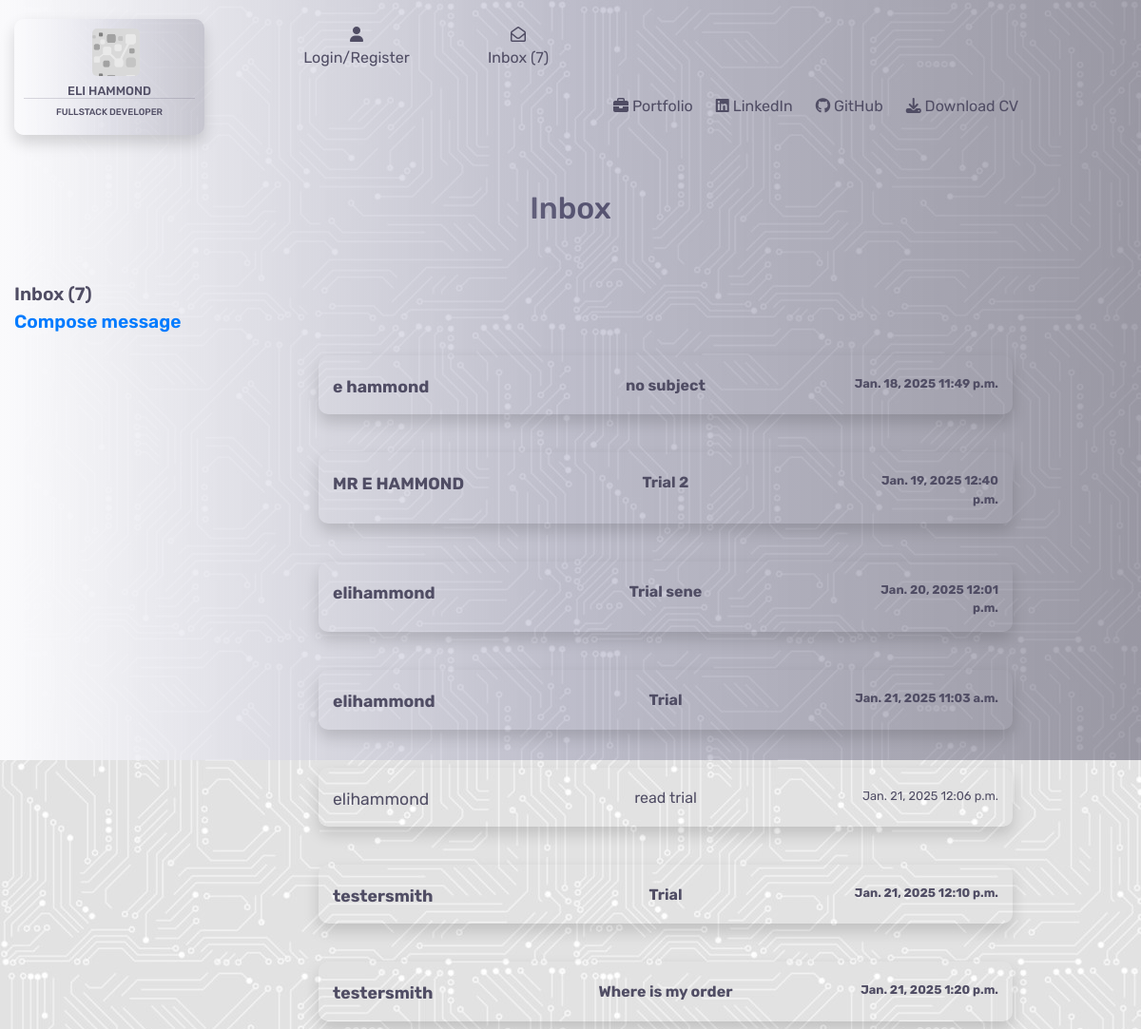
The page /contacts/ on the database as committed earlier.
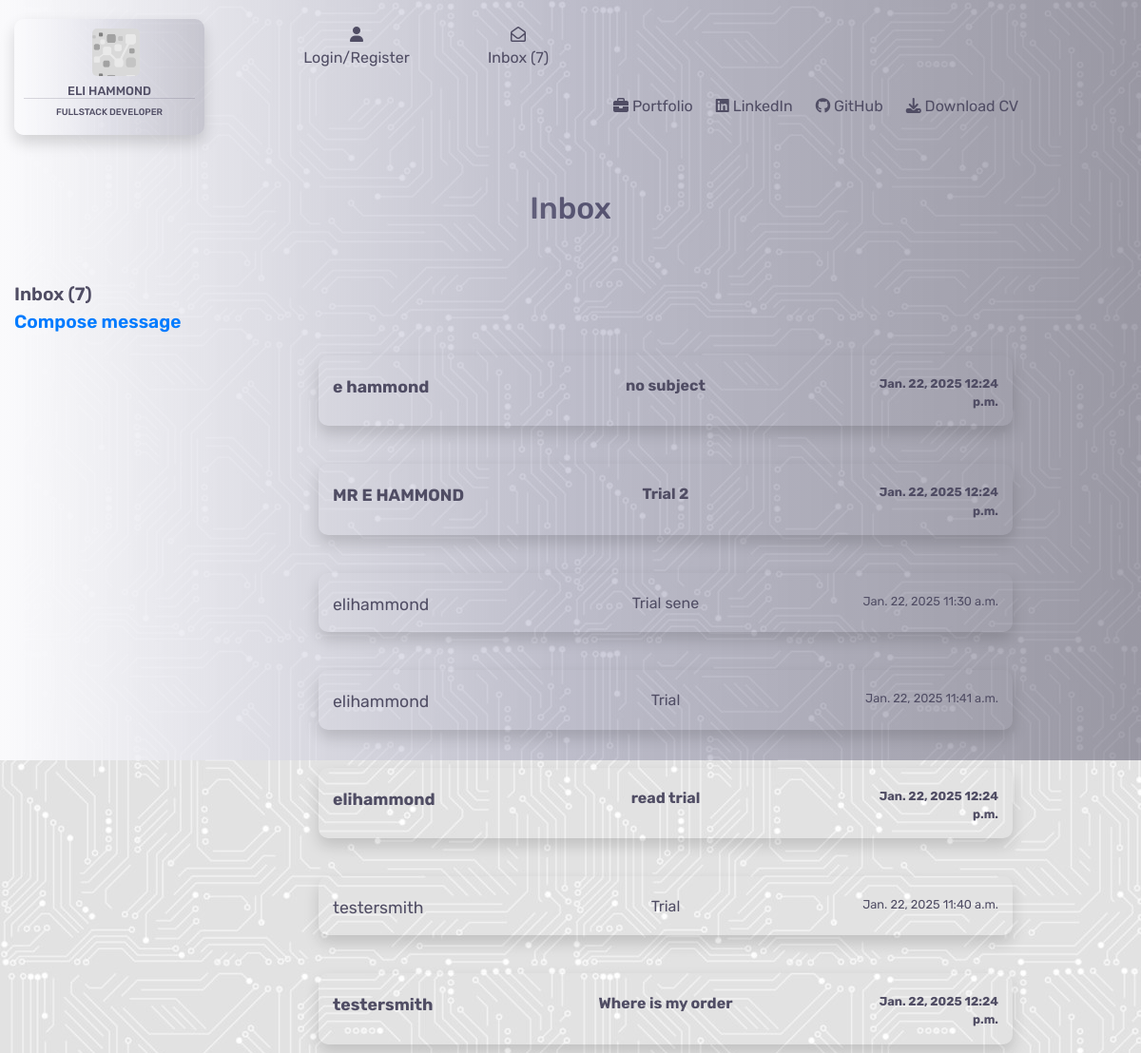
The same page on the database as committed later.
### contacts/models.py (models this page shows)
class Contacts(models.Model):
    class Meta:
        verbose_name_plural = "Contacts"
    name = models.CharField(max_length=26)
    subject = models.CharField(max_length=52, null=True, blank=True)
    email = models.EmailField()
    phone = models.IntegerField()
    message = models.TextField()
    date = models.DateField(auto_now=True)
    time = models.TimeField(auto_now=True)
    read = models.BooleanField(default=False)

### contacts/views.py (the view)
# urls.py: path('', views.contacts, name='contacts'),
def contacts(request):
    return render(request, 'contacts/contacts.html')

### contacts/contexts.py (called while the page is built)
def contacts_inbox(request):
    inbox = Contacts.objects.all()
    message_count = (len(inbox))
    context = {
        'inbox': inbox,
        'message_count': message_count
    }
    return context

### contacts/templates/contacts/contacts.html (shortened to what this page needs)
{% extends "base.html" %}
{% load static %}
{% block content %}
<div class="container-fluid">
    <div class="row">
        <div class="col-4"></div>
        <div class="col-4">
            <h2 class="header">Inbox</h2>
        </div>
        <div class="col-4"></div>
    </div>
    <div class="inbox-header">
        Inbox ({{ inbox.count}})
    </div>
    <div class="inbox-header">
        <a href="{% url 'compose_message' %}">Compose message</a>
    </div>
    {% for i in inbox %}
    <div class="row">
        <div class="col-3">
        </div>
        <div class="col-8">
            <div {% if i.read %}class="opened-message"{% endif %}>
                <a href="{% url 'open_message' i.id %}">
                    <div class="row message-container shadow">
                        <div class="col-3">
                            <p class="inbox-name new-message">{{ i.name }}</p>
                        </div>
                        <div class="col-6">
                            {% if i.subject %}
                            <p class="inbox-subject new-message">{{ i.subject }}</p>
                            {% else %}
                            <p class="inbox-subject new-message">no subject</p>
                            {% endif %}
                        </div>
                        <div class="col-3">
                            <p class="inbox-date-time new-message">{{ i.date }} {{ i.time }}</p>
                        </div>
                    </div>
                </a>
            </div>
        </div>
        <div class="col-1"></div>
    </div>
    {% endfor %}
</div>
{% endblock %}

### templates/base.html (shortened to what this page needs)
{% load static %}
<!DOCTYPE html>
<html lang="en">
<head>
    {% block corecss %}
        <link rel="stylesheet" href="https://stackpath.bootstrapcdn.com/bootstrap/4.4.1/css/bootstrap.min.css">
        <link rel="stylesheet" href="https://cdnjs.cloudflare.com/ajax/libs/font-awesome/6.6.0/css/all.min.css">
        <link rel="stylesheet" href="https://cdnjs.cloudflare.com/ajax/libs/font-awesome/6.6.0/css/all.min.css">
        <link rel="stylesheet" href="{% static 'css/base.css' %}">
    {% endblock %}
</head>
<body>
    <div class="opaque"></div>
    <header>
        <nav>
            <div class="container-fluid">
                <div class="row">
                    <div class="col-md-3">
                        <a href="{% url 'home' %}">
                            <div class="logo shadow">
                                <div class="logo-logo"></div>
                                <h5>Eli Hammond</h5>
                                <h6>Fullstack Developer</h6>
                            </div>
                        </a>
                    </div>
                    <div class="col-md-3">
                        <div class="row">
                            <div class="col-md-6">
                                <div class="dropdown">
                                    <div class="dropbtn">
                                        <div class="icon"><i class="fa-solid fa-user"></i></div>
                                        {% if request.user.is_authenticated %}
                                            <div class="hello">
                                                Hello {{ user.username|capfirst }}
                                            </div>
                                        {% else %}
                                            Login/Register
                                        {% endif %}
                                    </div>
                                </div>
                            </div>
                            <div class="col-md-6">
                                {% if message %}
                                    <div class="if-message">
                                        <div class="inbox-number"><strong>5</strong></div>
                                        <div class="icon if-message"><i class="fa-regular fa-envelope-open"></i></div>
                                        Inbox
                                    </div>
                                {% else %}
                                    <div class="message-box">
                                        <a href="{% url 'contacts' %}">
                                            <div class="icon"><i class="fa-regular fa-envelope-open"></i></div>
                                            Inbox ({{ message_count }})
                                        </a>
                                    </div>
                                {% endif %}
                            </div>
                        </div>
                    </div>
                    <div class="col-md-6">
                    </div>
                </div>
                <div class="row bottom-header">
                    <div class="col-md-6"></div>
                    <div class="col-md-6 d-none d-lg-block">
                        <ul>
                            <li>
                                <a href="{% url 'portfolio' %}">{% block custom_style %}<i class="fa-solid fa-briefcase"></i> Portfolio{% endblock %}</a>
                            </li>
                            <li>
                                <a href="https://www.linkedin.com/in/elliot-hammond-286739298/" target="_blank"><i class="fa-brands fa-linkedin"></i> LinkedIn</a>
                            </li>
                            <li>
                                <a href="https://github.com/e-h-dev" target="_blank"><i class="fa-brands fa-github"></i> GitHub</a>
                            </li>
                            <li>
                                <a href=""><i class="fa-solid fa-download"></i> Download CV</a>
                            </li>
                        </ul>
                    </div>
                </div>
            </div>
        </nav>
    </header>
    {% block content %}
    {% endblock %}
</body>
</html>

### static/css/base.css (style rules this page uses)
:root { --main-font:Rubik; --text-color:rgb(80, 77, 100); }
body { background-image: url('/media/background-image.jpg'); }
header { height:200px; }
.logo-logo { background-image: url("/media/small-logo.png"); height:50px; width:50px; position: relative; left:40%; background-size: contain; border-radius: 5px; z-index: -9999999999999999999999; }
.logo { height:100; width:200px; border-radius: 10px; position: relative; top:20px; z-index: 9999999999; font-family: var(--main-font); color:rgb(80, 77, 100); padding:10px; text-transform: uppercase; background-image: linear-gradient(to right, #fafafc, rgba(103, 102, 146, 0.1), rgba(80, 77, 100, 0.2)); }
.logo h5 { text-align: center; font-size: 0.8rem; padding-top: 8px; border-bottom: 1px solid rgba(80, 77, 100, 0.2); }
.logo h6 { text-align: center; font-size: 0.6rem; }
.bottom-header { position: absolute; top:100px; width:90vw; left:100px; }
.opaque { background-image: linear-gradient(to right, #fafafc, rgba(103, 102, 146, 0.3), rgba(80, 77, 100, 0.5)); height:100vh; width:100vw; z-index: 1; position: fixed; }
ul { list-style: none; position: relative; padding-left:5px; z-index: 2; }
li a { color:rgb(80, 77, 100); font-family: var(--main-font); font-size: 1rem; padding-right: 1.5rem; float: left; }
.dropbtn { color: rgb(80, 77, 100); font-size: 16px; top:25px; text-align: center; font-family: var(--main-font); border: none; position: relative; z-index:1; cursor: pointer; }
.message-box { font-family: var(--main-font); color: rgb(80, 77, 100); position: relative; top:25px; left:20px; text-align: center; z-index: 2; }
.message-box a { color:var(--text-color); }
.icon { position: inherit; text-align: center; font-size: 1rem; }
.header { font-family: var(--main-font); color: rgb(80, 77, 100); text-align: center; padding-bottom: 50px; }
.col-md-6 { width:90%; }
.inbox-header { position: relative; z-index: 2; font-family: var(--main-font); font-size: 1.2rem; color: var(--text-color); font-weight: 600; }
.message-container { color: var(--text-color); font-family: var(--main-font); position: relative; z-index: 2; padding-top: 20px; border-radius: 10px; margin: 20px; }
.new-message { font-weight: bolder; }
.opened-message { font-weight: 200; }
.inbox-name { font-size: 1.1rem; }
.inbox-subject { font-size: 1rem; text-align: center; }
.inbox-date-time { font-size: 0.8rem; text-align: right; }

Rows that differ between the two databases and show on the page:
changed Contacts "e hammond": date "Jan. 18, 2025" → "Jan. 22, 2025"; time "11:49 p.m." → "12:24 p.m."
changed Contacts "MR E HAMMOND": date "Jan. 19, 2025" → "Jan. 22, 2025"; time "12:40 p.m." → "12:24 p.m."
changed Contacts "Trial sene": read False → True (drawn); date "Jan. 20, 2025" → "Jan. 22, 2025"; time "12:01 p.m." → "11:30 a.m."
changed Contacts (number 4 of 7 on the later page): read False → True (drawn); date "Jan. 21, 2025" → "Jan. 22, 2025"; time "11:03 a.m." → "11:41 a.m."
changed Contacts "read trial": read True → False (drawn); date "Jan. 21, 2025" → "Jan. 22, 2025"; time "12:06 p.m." → "12:24 p.m."
changed Contacts (number 6 of 7 on the later page): read False → True (drawn); date "Jan. 21, 2025" → "Jan. 22, 2025"; time "12:10 p.m." → "11:40 a.m."
changed Contacts "Where is my order": date "Jan. 21, 2025" → "Jan. 22, 2025"; time "1:20 p.m." → "12:24 p.m."
